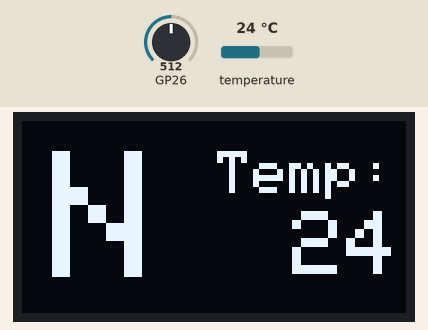
Simulated run of this sketch. Board: Raspberry Pi Pico. Parts: 128×64 one-colour display. The test bench sets the inputs (shaded band); at power-on: GP26 = 512, temperature 24 °C. What the sketch prints to the serial monitor is not drawn.

Above: at 3.2 s.
3.3 s: GP26 set to 686
5.1 s: GP26 set to 710
At 6.3 s:
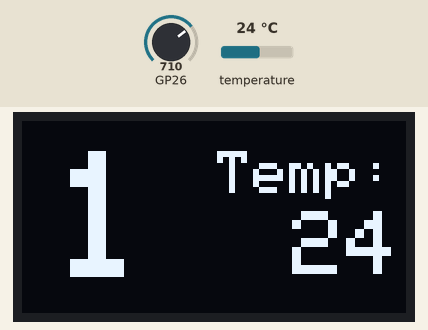
7.2 s: temperature set to 12 °C
At 8.1 s:
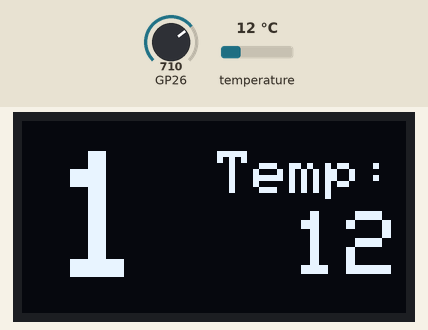
8.8 s: GP26 set to 885
10.3 s: GP26 set to 900
Timing chart, 0 to 12.8 s (numbered marks = the images above; inputs shaded):
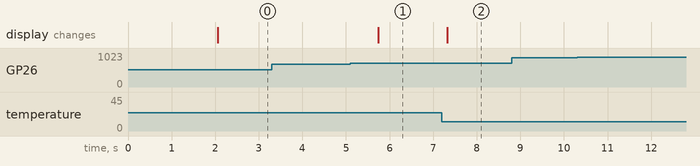

Measured:
- the behaviour switches between 699 and 700 on GP26 (found by bisection; images 0 and 1)
- after the input at 3.3 s, every drawn part: stays the same
- after the input at 5.1 s, the display: changes after 0.64 s (image 1)
- after the input at 7.2 s, the display: changes after 0.12 s (image 2)
- after the input at 8.8 s, every drawn part: stays the same
- after the input at 10.3 s, every drawn part: stays the same

The sketch:

main.ino
```cpp
#include <Wire.h>
#include <Adafruit_GFX.h>
#include <Adafruit_SSD1306.h>
#define SCREEN_WIDTH 128
#define SCREEN_HEIGHT 64
Adafruit_SSD1306 display(SCREEN_WIDTH, SCREEN_HEIGHT, &Wire, -1);
int temp = 0;
int adc = 0;
int count1 = 0;
int count2 = 0;
void setup() {
  Serial.begin(9600);
   if(!display.begin(SSD1306_SWITCHCAPVCC, 0x3C)) { // Address 0x3D for 128x64
    Serial.println(F("SSD1306 allocation failed"));
    for(;;);
  }
  delay(2000);
  display.clearDisplay();
  display.setTextSize(2);
  display.setTextColor(WHITE);
}

void loop() {
  temp = analogReadTemp();
  adc = analogRead(A0);
  Serial.println(adc);
  if(adc>=700 && adc<900){
    count2=0;
    count1++;
    delay(40);
    if(count1>=15){
      display.setCursor(90, 30);
      display.setTextSize(3);
      display.clearDisplay();
      display.println(temp);
      display.setCursor(65, 10);
      display.setTextSize(2);
      display.println("Temp:");
      Serial.println("pierwszy dziala");
      display.setCursor(10, 10);
      display.setTextSize(6);
      display.println("1");
      display.display();
      }
    }
  if(adc>900){
    count1=0;
    count2++;
    delay(25);
    if(count2>=15){
      display.setCursor(90, 30);
      display.setTextSize(3);
      display.clearDisplay();
      display.println(temp);
      display.setCursor(65, 10);
      display.setTextSize(2);
      display.println("Temp:");
      Serial.println("drugi dziala");
      display.setCursor(10, 10);
      display.setTextSize(6);
      display.println("2");
      display.display();
      }
    }
  if(adc<690){
    count1 = 0;
    count2 = 0;
    display.setCursor(10, 25);
      display.setCursor(90, 30);
      display.setTextSize(3);
      display.clearDisplay();
      display.println(temp);
      display.setCursor(65, 10);
      display.setTextSize(2);
      display.println("Temp:");
      display.setCursor(10, 10);
      display.setTextSize(6);
      display.println("N");
      display.display();
      }

}
```
